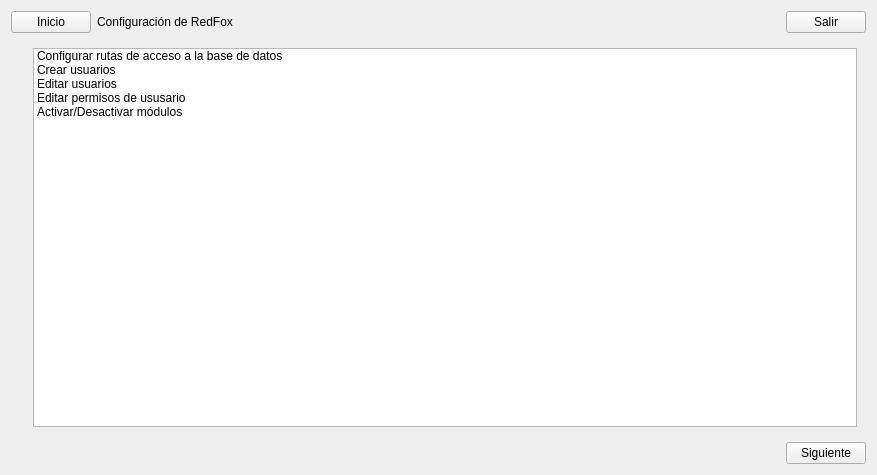
<?xml version="1.0" encoding="UTF-8"?>
<ui version="4.0">
 <class>frmConfigmaya</class>
 <widget class="QDialog" name="frmConfigmaya">
  <property name="geometry">
   <rect>
    <x>0</x>
    <y>0</y>
    <width>877</width>
    <height>475</height>
   </rect>
  </property>
  <property name="windowTitle">
   <string>Configuración de RedFoX</string>
  </property>
  <property name="windowIcon">
   <iconset resource="../maya.qrc">
    <normaloff>:/Icons/PNG/NeuX.png</normaloff>:/Icons/PNG/NeuX.png</iconset>
  </property>
  <layout class="QGridLayout" name="gridLayout">
   <item row="2" column="1">
    <widget class="QStackedWidget" name="stackedWidget">
     <property name="currentIndex">
      <number>0</number>
     </property>
     <widget class="QWidget" name="welcome_page">
      <layout class="QGridLayout" name="gridLayout_3">
       <item row="2" column="0" colspan="2">
        <widget class="QListWidget" name="listWidget">
         <item>
          <property name="text">
           <string>Configurar rutas de acceso a la base de datos</string>
          </property>
         </item>
         <item>
          <property name="text">
           <string>Crear usuarios</string>
          </property>
         </item>
         <item>
          <property name="text">
           <string>Editar usuarios</string>
          </property>
         </item>
         <item>
          <property name="text">
           <string>Editar permisos de ususario</string>
          </property>
         </item>
         <item>
          <property name="text">
           <string>Activar/Desactivar módulos</string>
          </property>
         </item>
        </widget>
       </item>
      </layout>
     </widget>
     <widget class="QWidget" name="bd_driver_page">
      <layout class="QGridLayout" name="gridLayout_2">
       <item row="2" column="1">
        <widget class="QLineEdit" name="txtHost"/>
       </item>
       <item row="3" column="1">
        <widget class="QLineEdit" name="txtUsuario"/>
       </item>
       <item row="2" column="3">
        <widget class="QLineEdit" name="txtdireccionBD">
         <property name="enabled">
          <bool>false</bool>
         </property>
        </widget>
       </item>
       <item row="1" column="0">
        <widget class="QRadioButton" name="radMysql">
         <property name="text">
          <string>MySQL</string>
         </property>
         <property name="checked">
          <bool>true</bool>
         </property>
        </widget>
       </item>
       <item row="2" column="2">
        <widget class="QLabel" name="label_5">
         <property name="enabled">
          <bool>false</bool>
         </property>
         <property name="text">
          <string>direccion BD:</string>
         </property>
        </widget>
       </item>
       <item row="3" column="0">
        <widget class="QLabel" name="label_2">
         <property name="text">
          <string>usuario:</string>
         </property>
        </widget>
       </item>
       <item row="5" column="0">
        <widget class="QLabel" name="label_4">
         <property name="text">
          <string>Puerto:</string>
         </property>
        </widget>
       </item>
       <item row="1" column="2">
        <widget class="QRadioButton" name="radSqlite">
         <property name="enabled">
          <bool>false</bool>
         </property>
         <property name="text">
          <string>SQLite</string>
         </property>
         <property name="checked">
          <bool>false</bool>
         </property>
        </widget>
       </item>
       <item row="5" column="1">
        <widget class="QLineEdit" name="txtPuerto"/>
       </item>
       <item row="0" column="0" colspan="4">
        <widget class="QLabel" name="label_33">
         <property name="maximumSize">
          <size>
           <width>16777215</width>
           <height>27</height>
          </size>
         </property>
         <property name="styleSheet">
          <string notr="true">background: #304163;
color: rgb(255,255,255);</string>
         </property>
         <property name="text">
          <string>Configuración BD - Base de datos general</string>
         </property>
         <property name="alignment">
          <set>Qt::AlignCenter</set>
         </property>
        </widget>
       </item>
       <item row="2" column="0">
        <widget class="QLabel" name="label">
         <property name="text">
          <string>Host:</string>
         </property>
        </widget>
       </item>
       <item row="4" column="1">
        <widget class="QLineEdit" name="txtPassword">
         <property name="echoMode">
          <enum>QLineEdit::Password</enum>
         </property>
        </widget>
       </item>
       <item row="4" column="0">
        <widget class="QLabel" name="label_3">
         <property name="text">
          <string>Password:</string>
         </property>
        </widget>
       </item>
       <item row="6" column="1">
        <spacer name="verticalSpacer_4">
         <property name="orientation">
          <enum>Qt::Vertical</enum>
         </property>
         <property name="sizeHint" stdset="0">
          <size>
           <width>20</width>
           <height>40</height>
          </size>
         </property>
        </spacer>
       </item>
      </layout>
     </widget>
     <widget class="QWidget" name="modulos_page">
      <layout class="QVBoxLayout" name="verticalLayout_2">
       <item>
        <widget class="QLabel" name="label_32">
         <property name="styleSheet">
          <string notr="true">background: #304163;
color: rgb(255,255,255);</string>
         </property>
         <property name="text">
          <string>Módulos RedFoX</string>
         </property>
         <property name="alignment">
          <set>Qt::AlignCenter</set>
         </property>
        </widget>
       </item>
       <item>
        <widget class="QCheckBox" name="chkmedicum">
         <property name="text">
          <string>Modulo Medicina(Medic)</string>
         </property>
        </widget>
       </item>
       <item>
        <widget class="QCheckBox" name="chkconta">
         <property name="text">
          <string>Modulo Contabilidad (Conta)</string>
         </property>
         <property name="checked">
          <bool>true</bool>
         </property>
        </widget>
       </item>
       <item>
        <spacer name="verticalSpacer">
         <property name="orientation">
          <enum>Qt::Vertical</enum>
         </property>
         <property name="sizeHint" stdset="0">
          <size>
           <width>20</width>
           <height>186</height>
          </size>
         </property>
        </spacer>
       </item>
      </layout>
     </widget>
     <widget class="QWidget" name="m">
      <layout class="QVBoxLayout" name="verticalLayout_3">
       <item>
        <widget class="QTabWidget" name="tabWidget_3">
         <property name="enabled">
          <bool>true</bool>
         </property>
         <property name="minimumSize">
          <size>
           <width>0</width>
           <height>158</height>
          </size>
         </property>
         <property name="currentIndex">
          <number>0</number>
         </property>
         <widget class="QWidget" name="Pagina_Vademecums">
          <attribute name="title">
           <string>Bases de Datos Medicina</string>
          </attribute>
          <layout class="QGridLayout" name="gridLayout_10">
           <item row="0" column="0">
            <widget class="QCheckBox" name="chkVademecum_alopatico">
             <property name="text">
              <string>Activar Vademécum Data solutions</string>
             </property>
            </widget>
           </item>
           <item row="0" column="1">
            <widget class="QLabel" name="label_24">
             <property name="text">
              <string>Clave1:</string>
             </property>
            </widget>
           </item>
           <item row="0" column="2">
            <widget class="QLineEdit" name="txtclaveV1_1">
             <property name="sizePolicy">
              <sizepolicy hsizetype="Preferred" vsizetype="Fixed">
               <horstretch>0</horstretch>
               <verstretch>0</verstretch>
              </sizepolicy>
             </property>
            </widget>
           </item>
           <item row="0" column="3">
            <widget class="QLabel" name="label_25">
             <property name="text">
              <string>Clave2:</string>
             </property>
            </widget>
           </item>
           <item row="0" column="4">
            <widget class="QLineEdit" name="txtclaveV1_2">
             <property name="sizePolicy">
              <sizepolicy hsizetype="Preferred" vsizetype="Fixed">
               <horstretch>0</horstretch>
               <verstretch>0</verstretch>
              </sizepolicy>
             </property>
            </widget>
           </item>
           <item row="1" column="0">
            <widget class="QCheckBox" name="chkVademecum_homeopatia">
             <property name="text">
              <string>Activar Vademecum Homeopatía</string>
             </property>
            </widget>
           </item>
           <item row="1" column="1">
            <widget class="QLabel" name="label_27">
             <property name="text">
              <string>Clave1:</string>
             </property>
            </widget>
           </item>
           <item row="1" column="2">
            <widget class="QLineEdit" name="txtclaveV2_1">
             <property name="sizePolicy">
              <sizepolicy hsizetype="Preferred" vsizetype="Fixed">
               <horstretch>0</horstretch>
               <verstretch>0</verstretch>
              </sizepolicy>
             </property>
            </widget>
           </item>
           <item row="1" column="3">
            <widget class="QLabel" name="label_26">
             <property name="text">
              <string>Clave2:</string>
             </property>
            </widget>
           </item>
           <item row="1" column="4">
            <widget class="QLineEdit" name="txtclaveV2_2">
             <property name="sizePolicy">
              <sizepolicy hsizetype="Preferred" vsizetype="Fixed">
               <horstretch>0</horstretch>
               <verstretch>0</verstretch>
              </sizepolicy>
             </property>
            </widget>
           </item>
           <item row="2" column="0">
            <widget class="QCheckBox" name="chk_vademecum_fitoterapia">
             <property name="text">
              <string>Activar Vademécum Fitoterapia</string>
             </property>
            </widget>
           </item>
           <item row="2" column="1">
            <widget class="QLabel" name="label_29">
             <property name="text">
              <string>Clave1:</string>
             </property>
            </widget>
           </item>
           <item row="2" column="2">
            <widget class="QLineEdit" name="txtclaveV3_1">
             <property name="sizePolicy">
              <sizepolicy hsizetype="Preferred" vsizetype="Fixed">
               <horstretch>0</horstretch>
               <verstretch>0</verstretch>
              </sizepolicy>
             </property>
            </widget>
           </item>
           <item row="2" column="3">
            <widget class="QLabel" name="label_28">
             <property name="text">
              <string>Clave2:</string>
             </property>
            </widget>
           </item>
           <item row="2" column="4">
            <widget class="QLineEdit" name="txtclaveV3_2">
             <property name="sizePolicy">
              <sizepolicy hsizetype="Preferred" vsizetype="Fixed">
               <horstretch>0</horstretch>
               <verstretch>0</verstretch>
              </sizepolicy>
             </property>
            </widget>
           </item>
           <item row="3" column="0">
            <widget class="QCheckBox" name="chkVademecum_MTC">
             <property name="text">
              <string>Activar Vademécum MTC</string>
             </property>
            </widget>
           </item>
           <item row="3" column="1">
            <widget class="QLabel" name="label_31">
             <property name="text">
              <string>Clave1:</string>
             </property>
            </widget>
           </item>
           <item row="3" column="2">
            <widget class="QLineEdit" name="txtclaveV4_1">
             <property name="sizePolicy">
              <sizepolicy hsizetype="Preferred" vsizetype="Fixed">
               <horstretch>0</horstretch>
               <verstretch>0</verstretch>
              </sizepolicy>
             </property>
             <property name="text">
              <string/>
             </property>
            </widget>
           </item>
           <item row="3" column="3">
            <widget class="QLabel" name="label_30">
             <property name="text">
              <string>Clave2:</string>
             </property>
            </widget>
           </item>
           <item row="3" column="4">
            <widget class="QLineEdit" name="txtclaveV4_2">
             <property name="sizePolicy">
              <sizepolicy hsizetype="Preferred" vsizetype="Fixed">
               <horstretch>0</horstretch>
               <verstretch>0</verstretch>
              </sizepolicy>
             </property>
             <property name="text">
              <string/>
             </property>
            </widget>
           </item>
           <item row="4" column="0">
            <spacer name="verticalSpacer_2">
             <property name="orientation">
              <enum>Qt::Vertical</enum>
             </property>
             <property name="sizeHint" stdset="0">
              <size>
               <width>20</width>
               <height>40</height>
              </size>
             </property>
            </spacer>
           </item>
          </layout>
         </widget>
         <widget class="QWidget" name="tab_2">
          <attribute name="title">
           <string>DBMedi_tec</string>
          </attribute>
          <layout class="QGridLayout" name="gridLayout_5">
           <item row="0" column="0">
            <widget class="QLabel" name="label_36">
             <property name="text">
              <string>Nombre BD:</string>
             </property>
            </widget>
           </item>
           <item row="0" column="1">
            <widget class="QLineEdit" name="txtnombre_bd_MediTec"/>
           </item>
           <item row="1" column="0">
            <widget class="QLabel" name="label_34">
             <property name="text">
              <string>Host:</string>
             </property>
            </widget>
           </item>
           <item row="1" column="1">
            <widget class="QLineEdit" name="txtHostBD_MediTec"/>
           </item>
           <item row="2" column="0">
            <widget class="QLabel" name="label_35">
             <property name="text">
              <string>usuario:</string>
             </property>
            </widget>
           </item>
           <item row="2" column="1">
            <widget class="QLineEdit" name="txtUsuarioDB_MediTec"/>
           </item>
           <item row="3" column="0">
            <widget class="QLabel" name="label_17">
             <property name="text">
              <string>Password:</string>
             </property>
            </widget>
           </item>
           <item row="3" column="1">
            <widget class="QLineEdit" name="txtPasswordDB_MediTec"/>
           </item>
           <item row="4" column="0">
            <widget class="QLabel" name="label_16">
             <property name="text">
              <string>Puerto:</string>
             </property>
            </widget>
           </item>
           <item row="4" column="1">
            <widget class="QLineEdit" name="txtPuerto_DB_MediTec"/>
           </item>
           <item row="5" column="1">
            <spacer name="verticalSpacer_6">
             <property name="orientation">
              <enum>Qt::Vertical</enum>
             </property>
             <property name="sizeHint" stdset="0">
              <size>
               <width>20</width>
               <height>40</height>
              </size>
             </property>
            </spacer>
           </item>
          </layout>
         </widget>
        </widget>
       </item>
      </layout>
     </widget>
     <widget class="QWidget" name="create_user_page">
      <layout class="QFormLayout" name="formLayout">
       <item row="1" column="0">
        <widget class="QLabel" name="label_7">
         <property name="text">
          <string>Nombre (Usado para acceder a RedFox)</string>
         </property>
        </widget>
       </item>
       <item row="1" column="1">
        <widget class="QLineEdit" name="txtname"/>
       </item>
       <item row="2" column="0">
        <widget class="QLabel" name="label_8">
         <property name="text">
          <string>Contraseña</string>
         </property>
        </widget>
       </item>
       <item row="2" column="1">
        <widget class="QLineEdit" name="txtpass1">
         <property name="echoMode">
          <enum>QLineEdit::Password</enum>
         </property>
        </widget>
       </item>
       <item row="3" column="0">
        <widget class="QLabel" name="label_9">
         <property name="text">
          <string>Repetir contraseña</string>
         </property>
        </widget>
       </item>
       <item row="3" column="1">
        <widget class="QLineEdit" name="txtpass2">
         <property name="echoMode">
          <enum>QLineEdit::Password</enum>
         </property>
        </widget>
       </item>
       <item row="4" column="0">
        <widget class="QLabel" name="label_10">
         <property name="text">
          <string>Cuenta smtp</string>
         </property>
        </widget>
       </item>
       <item row="4" column="1">
        <widget class="QLineEdit" name="txtsmtp"/>
       </item>
       <item row="6" column="0">
        <widget class="QLabel" name="label_11">
         <property name="text">
          <string>Usuario e-mail</string>
         </property>
        </widget>
       </item>
       <item row="6" column="1">
        <widget class="QLineEdit" name="txtmail"/>
       </item>
       <item row="7" column="0">
        <widget class="QLabel" name="label_12">
         <property name="text">
          <string>Contraseña e-mail</string>
         </property>
        </widget>
       </item>
       <item row="7" column="1">
        <widget class="QLineEdit" name="txtmailpass1">
         <property name="echoMode">
          <enum>QLineEdit::Password</enum>
         </property>
        </widget>
       </item>
       <item row="8" column="0">
        <widget class="QLabel" name="label_13">
         <property name="text">
          <string>Repetir contraseña e-mail</string>
         </property>
        </widget>
       </item>
       <item row="8" column="1">
        <widget class="QLineEdit" name="txtmailpass2">
         <property name="echoMode">
          <enum>QLineEdit::Password</enum>
         </property>
        </widget>
       </item>
       <item row="0" column="0">
        <widget class="QLabel" name="label_14">
         <property name="text">
          <string>Nombre completo (aparecerá en los e-mails)</string>
         </property>
        </widget>
       </item>
       <item row="0" column="1">
        <widget class="QLineEdit" name="txtNameComplete"/>
       </item>
       <item row="5" column="0">
        <widget class="QLabel" name="label_15">
         <property name="text">
          <string>Puerto smtp</string>
         </property>
        </widget>
       </item>
       <item row="5" column="1">
        <widget class="QSpinBox" name="spinSmtpPort">
         <property name="maximum">
          <number>9999999</number>
         </property>
         <property name="value">
          <number>465</number>
         </property>
        </widget>
       </item>
       <item row="9" column="0">
        <widget class="QCheckBox" name="chk_createSuper">
         <property name="text">
          <string>Hacer este usuario SuperUsuario</string>
         </property>
        </widget>
       </item>
      </layout>
     </widget>
     <widget class="QWidget" name="edit_user_permiso">
      <layout class="QGridLayout" name="gridLayout_4">
       <item row="0" column="0">
        <widget class="QLabel" name="label_18">
         <property name="sizePolicy">
          <sizepolicy hsizetype="Maximum" vsizetype="Preferred">
           <horstretch>0</horstretch>
           <verstretch>0</verstretch>
          </sizepolicy>
         </property>
         <property name="text">
          <string>Usuario</string>
         </property>
        </widget>
       </item>
       <item row="0" column="1">
        <widget class="QComboBox" name="cboUser_permiso"/>
       </item>
       <item row="1" column="0">
        <widget class="QLabel" name="label_19">
         <property name="sizePolicy">
          <sizepolicy hsizetype="Preferred" vsizetype="Preferred">
           <horstretch>0</horstretch>
           <verstretch>0</verstretch>
          </sizepolicy>
         </property>
         <property name="text">
          <string>Grupo</string>
         </property>
        </widget>
       </item>
       <item row="1" column="1">
        <widget class="QComboBox" name="cboGrupo_permiso"/>
       </item>
       <item row="2" column="0">
        <widget class="QLabel" name="label_20">
         <property name="sizePolicy">
          <sizepolicy hsizetype="Maximum" vsizetype="Preferred">
           <horstretch>0</horstretch>
           <verstretch>0</verstretch>
          </sizepolicy>
         </property>
         <property name="text">
          <string>Empresa</string>
         </property>
        </widget>
       </item>
       <item row="2" column="1">
        <widget class="QComboBox" name="cboEmpresa_permiso"/>
       </item>
       <item row="3" column="0" colspan="2">
        <widget class="QTabWidget" name="tabWidget_4">
         <property name="currentIndex">
          <number>0</number>
         </property>
         <widget class="QWidget" name="tab_manten">
          <attribute name="title">
           <string>Mantenimiento</string>
          </attribute>
         </widget>
         <widget class="QWidget" name="tab_compras">
          <attribute name="title">
           <string>Compras</string>
          </attribute>
         </widget>
         <widget class="QWidget" name="tab_ventas">
          <attribute name="title">
           <string>Ventas</string>
          </attribute>
         </widget>
         <widget class="QWidget" name="tab_archivos">
          <attribute name="title">
           <string>Archivos</string>
          </attribute>
         </widget>
         <widget class="QWidget" name="tab_almacen">
          <attribute name="title">
           <string>Almacen</string>
          </attribute>
         </widget>
         <widget class="QWidget" name="tab_utils">
          <attribute name="title">
           <string>Utilidades</string>
          </attribute>
         </widget>
         <widget class="QWidget" name="tab_conta">
          <attribute name="title">
           <string>Contabilidad</string>
          </attribute>
         </widget>
         <widget class="QWidget" name="tab_secMed">
          <attribute name="title">
           <string>Secretaria Medica</string>
          </attribute>
         </widget>
         <widget class="QWidget" name="tab_med">
          <attribute name="title">
           <string>Informacion Medica</string>
          </attribute>
         </widget>
         <widget class="QWidget" name="tab_admin">
          <attribute name="title">
           <string>Administrador</string>
          </attribute>
         </widget>
         <widget class="QWidget" name="tab_noZone">
          <attribute name="title">
           <string>Sin Zona</string>
          </attribute>
         </widget>
        </widget>
       </item>
       <item row="4" column="0" colspan="2">
        <widget class="QCheckBox" name="chkSuperUser_permiso">
         <property name="text">
          <string>Super Usuario</string>
         </property>
        </widget>
       </item>
      </layout>
     </widget>
     <widget class="QWidget" name="edit_user_info">
      <layout class="QFormLayout" name="formLayout_3">
       <item row="1" column="0">
        <widget class="QLabel" name="label_72">
         <property name="text">
          <string>Nombre completo (aparecerá en los e-mails)</string>
         </property>
        </widget>
       </item>
       <item row="1" column="1">
        <widget class="QLineEdit" name="txtNameComplete_edit"/>
       </item>
       <item row="2" column="0">
        <widget class="QLabel" name="label_71">
         <property name="text">
          <string>Nombre (Usado para accedes a RedFox)</string>
         </property>
        </widget>
       </item>
       <item row="2" column="1">
        <widget class="QLineEdit" name="txtname_edit"/>
       </item>
       <item row="3" column="0">
        <widget class="QLabel" name="label_69">
         <property name="text">
          <string>Contraseña</string>
         </property>
        </widget>
       </item>
       <item row="3" column="1">
        <widget class="QLineEdit" name="txtpass1_edit">
         <property name="echoMode">
          <enum>QLineEdit::Password</enum>
         </property>
        </widget>
       </item>
       <item row="4" column="0">
        <widget class="QLabel" name="label_67">
         <property name="text">
          <string>Cuenta smtp</string>
         </property>
        </widget>
       </item>
       <item row="4" column="1">
        <widget class="QLineEdit" name="txtsmtp_edit"/>
       </item>
       <item row="5" column="0">
        <widget class="QLabel" name="label_66">
         <property name="text">
          <string>Puerto smtp</string>
         </property>
        </widget>
       </item>
       <item row="5" column="1">
        <widget class="QSpinBox" name="spinSmtpPort_edit">
         <property name="maximum">
          <number>9999999</number>
         </property>
         <property name="value">
          <number>465</number>
         </property>
        </widget>
       </item>
       <item row="6" column="0">
        <widget class="QLabel" name="label_68">
         <property name="text">
          <string>Usuario e-mail</string>
         </property>
        </widget>
       </item>
       <item row="6" column="1">
        <widget class="QLineEdit" name="txtmail_edit"/>
       </item>
       <item row="7" column="0">
        <widget class="QLabel" name="label_70">
         <property name="text">
          <string>Contraseña e-mail</string>
         </property>
        </widget>
       </item>
       <item row="7" column="1">
        <widget class="QLineEdit" name="txtmailpass1_edit">
         <property name="echoMode">
          <enum>QLineEdit::Password</enum>
         </property>
        </widget>
       </item>
       <item row="8" column="0">
        <widget class="QCheckBox" name="chk_Super_edit">
         <property name="text">
          <string>Hacer este usuario SuperUsuario</string>
         </property>
        </widget>
       </item>
       <item row="0" column="0" colspan="2">
        <widget class="QComboBox" name="cbo_user_edit"/>
       </item>
       <item row="9" column="0">
        <widget class="QPushButton" name="btnGuardarEdit">
         <property name="text">
          <string>Guardar</string>
         </property>
        </widget>
       </item>
      </layout>
     </widget>
    </widget>
   </item>
   <item row="3" column="1">
    <layout class="QHBoxLayout" name="horizontalLayout">
     <item>
      <spacer name="horizontalSpacer">
       <property name="orientation">
        <enum>Qt::Horizontal</enum>
       </property>
       <property name="sizeHint" stdset="0">
        <size>
         <width>395</width>
         <height>20</height>
        </size>
       </property>
      </spacer>
     </item>
     <item>
      <widget class="QPushButton" name="btnSiguiente">
       <property name="styleSheet">
        <string notr="true"/>
       </property>
       <property name="text">
        <string>Siguiente</string>
       </property>
      </widget>
     </item>
    </layout>
   </item>
   <item row="1" column="0" colspan="2">
    <layout class="QHBoxLayout" name="horizontalLayout_2">
     <item>
      <widget class="QPushButton" name="btnInicio">
       <property name="maximumSize">
        <size>
         <width>100</width>
         <height>16777215</height>
        </size>
       </property>
       <property name="text">
        <string>Inicio</string>
       </property>
      </widget>
     </item>
     <item>
      <widget class="QLabel" name="label_6">
       <property name="text">
        <string>Configuración de RedFox</string>
       </property>
      </widget>
     </item>
     <item>
      <spacer name="horizontalSpacer_2">
       <property name="orientation">
        <enum>Qt::Horizontal</enum>
       </property>
       <property name="sizeHint" stdset="0">
        <size>
         <width>40</width>
         <height>20</height>
        </size>
       </property>
      </spacer>
     </item>
     <item>
      <widget class="QPushButton" name="btnCancel">
       <property name="styleSheet">
        <string notr="true"/>
       </property>
       <property name="text">
        <string>Salir</string>
       </property>
      </widget>
     </item>
    </layout>
   </item>
   <item row="2" column="0" rowspan="2">
    <widget class="QLabel" name="label_21">
     <property name="text">
      <string/>
     </property>
     <property name="pixmap">
      <pixmap resource="../maya.qrc">:/backgrounds/PNG/logo-config.png</pixmap>
     </property>
    </widget>
   </item>
  </layout>
 </widget>
 <tabstops>
  <tabstop>txtNameComplete</tabstop>
  <tabstop>txtname</tabstop>
  <tabstop>txtpass1</tabstop>
  <tabstop>txtpass2</tabstop>
  <tabstop>txtsmtp</tabstop>
  <tabstop>spinSmtpPort</tabstop>
  <tabstop>txtmail</tabstop>
  <tabstop>txtmailpass1</tabstop>
  <tabstop>txtmailpass2</tabstop>
  <tabstop>chk_createSuper</tabstop>
  <tabstop>btnSiguiente</tabstop>
  <tabstop>btnInicio</tabstop>
  <tabstop>txtclaveV4_1</tabstop>
  <tabstop>chkVademecum_MTC</tabstop>
  <tabstop>txtclaveV4_2</tabstop>
  <tabstop>listWidget</tabstop>
  <tabstop>txtHost</tabstop>
  <tabstop>txtUsuario</tabstop>
  <tabstop>txtdireccionBD</tabstop>
  <tabstop>radMysql</tabstop>
  <tabstop>radSqlite</tabstop>
  <tabstop>txtPuerto</tabstop>
  <tabstop>txtPassword</tabstop>
  <tabstop>chkmedicum</tabstop>
  <tabstop>chkconta</tabstop>
  <tabstop>txtnombre_bd_MediTec</tabstop>
  <tabstop>txtHostBD_MediTec</tabstop>
  <tabstop>txtUsuarioDB_MediTec</tabstop>
  <tabstop>txtPasswordDB_MediTec</tabstop>
  <tabstop>txtPuerto_DB_MediTec</tabstop>
  <tabstop>chkVademecum_alopatico</tabstop>
  <tabstop>txtclaveV1_1</tabstop>
  <tabstop>txtclaveV1_2</tabstop>
  <tabstop>chkVademecum_homeopatia</tabstop>
  <tabstop>txtclaveV2_2</tabstop>
  <tabstop>chk_vademecum_fitoterapia</tabstop>
  <tabstop>txtclaveV3_1</tabstop>
  <tabstop>tabWidget_3</tabstop>
  <tabstop>txtclaveV2_1</tabstop>
  <tabstop>txtclaveV3_2</tabstop>
  <tabstop>tabWidget_4</tabstop>
  <tabstop>cboUser_permiso</tabstop>
  <tabstop>chkSuperUser_permiso</tabstop>
  <tabstop>cboGrupo_permiso</tabstop>
  <tabstop>cboEmpresa_permiso</tabstop>
 </tabstops>
 <resources>
  <include location="../maya.qrc"/>
 </resources>
 <connections>
  <connection>
   <sender>btnCancel</sender>
   <signal>clicked()</signal>
   <receiver>frmConfigmaya</receiver>
   <slot>close()</slot>
   <hints>
    <hint type="sourcelabel">
     <x>866</x>
     <y>464</y>
    </hint>
    <hint type="destinationlabel">
     <x>503</x>
     <y>403</y>
    </hint>
   </hints>
  </connection>
 </connections>
 <slots>
  <slot>configurar()</slot>
 </slots>
</ui>
